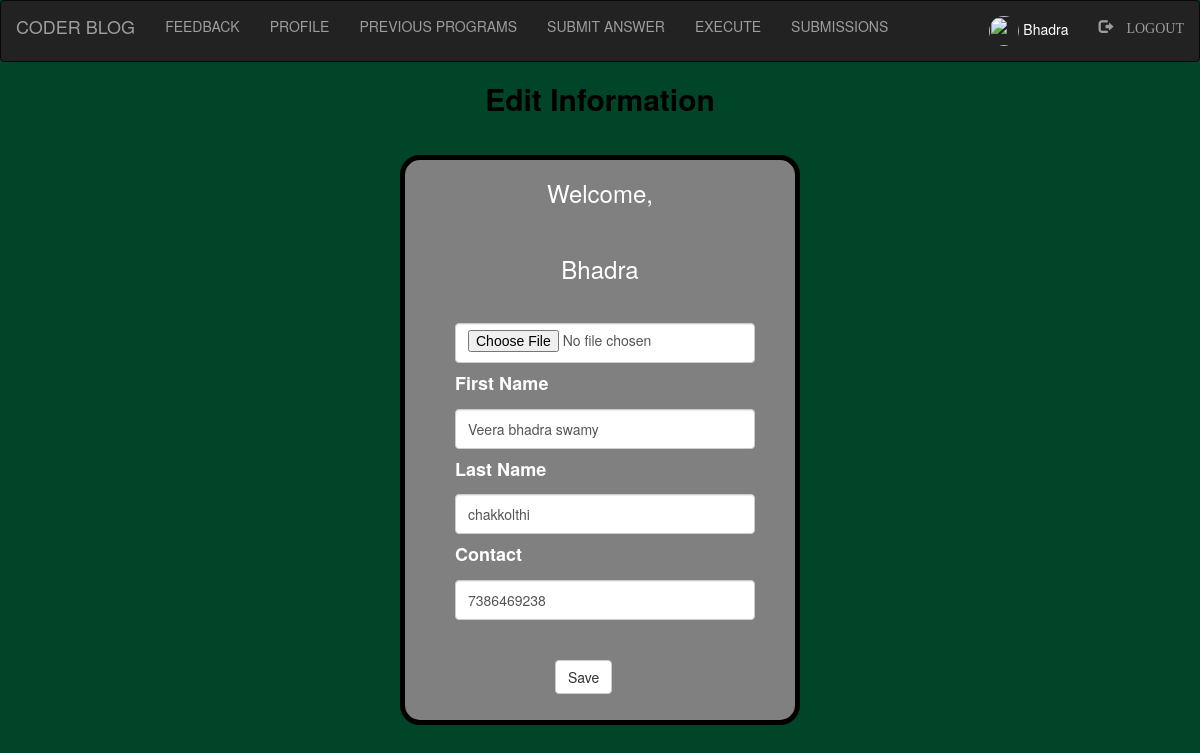
Screenshot of /profile_edit.php (signed in) with the database file from the repository.
### tables this page shows
CREATE TABLE `student_login` (
  `first_name` varchar(40) NOT NULL,
  `last_name` varchar(40) NOT NULL,
  `username` varchar(40) NOT NULL,
  `password` varchar(30) NOT NULL,
  `email` varchar(30) NOT NULL,
  `contact` bigint(10) NOT NULL,
  `image` varchar(50) NOT NULL DEFAULT 'user.jpeg'
);

### profile_edit.php (the view, shortened to what this page needs)
<?php
include "navbar.php";
?>
<!DOCTYPE html>
<!DOCTYPE html>
<html>
<head>
</head>
<body style="background-color:#004528;">
	<?php if(isset($_SESSION['login_user'])){?>
	<h2>Edit Information</h2>
	<?php
		if(isset($_SESSION['login_user'])){
				if($_SESSION['id']==2){
					$sql="SELECT first_name,last_name,contact,image FROM student_login WHERE username='$_SESSION[login_user]';";
					$result=mysqli_query($db,$sql);
				}
				else if($_SESSION['id']==1){
					$sql="SELECT first_name,last_name,contact,image FROM admin_login WHERE username='$_SESSION[login_user]';";
					$result=mysqli_query($db,$sql);
				}
					$row=mysqli_fetch_assoc($result);
					$first=$row['first_name'];
					$last=$row['last_name'];
					$contact=$row['contact'];
					 ?>
					 <div class="wrapper">
					<div class="profile_info" style="text-align:center;">
						<span style="color:white;"><h3>Welcome,</h3></span><br>
						<h3 style="color:white;"><?php echo $_SESSION['login_user']; ?></h3>
					</div><br><br>
					<form method="post" enctype="multipart/form-data" action="">
						<input class="form-control" type="file" name="dp">
						<label><h4><b>First Name</b></h4></label>
						<input type="text" name="first" class="form-control" value="<?php echo $first;?>">
						<label><h4><b>Last Name</b></h4></label>
						<input type="text" name="last" class="form-control" value="<?php echo $last;?>">
						<label><h4><b>Contact</b></h4></label>
						<input type="text" name="contact" class="form-control" value="<?php echo $contact;?>"><br><br>
						<div style="padding-left:100px;"><button class="btn btn-default" type="submit" name="submit">Save</button></div>
					</form>
				</div>
									<?php
		}
		else{
			?>
				<script type="text/javascript">
					window.location="login.php"
				</script>
			<?php
		}
	}
	?>
</body>
</html>

### style.css (style rules this page uses)
html, body, div, span, object, iframe, h1, h2, h3, h4, h5, h6, p, blockquote, pre, abbr, address, cite, code, del, dfn, em, img, ins, kbd, q, samp, small, strong, sub, sup, var, b, i, dl, dt, dd, ol, ul, li, fieldset, form, label, legend, table, caption, tbody, tfoot, thead, tr, th, td, article, aside, canvas, details, figcaption, figure, footer, header, hgroup, menu, nav, section, summary, time, mark, audio, video { margin:0; padding:0; border:0; outline:0; font-size:100%; vertical-align:baseline; background:transparent; }
body { line-height:1; }
input, select { vertical-align:middle; }
input { height:15px; width:230px; }

### profile_edit.php (style rules this page uses)
body { background-image:url('images/mback1.jpg'); background-attachment: fixed; background-position: absolute; background-size: cover; }
.form-control { width:300px; height:40px; }
form { padding-left:50px; margin-top:-10px; }
label { color:white; }
.wrapper { width:400px; height:570px; margin:20px auto; border-radius: 20px; background-color: grey; border: 5px solid black; margin-top:40px; }
h2 { text-align: center; color:black; font-weight: bold; }

### rows the page displays
student_login: first "Veera bhadra swamy", last "chakkolthi", contact "7386469238"

### other values shown
$_SESSION['login_user'] "Bhadra"
